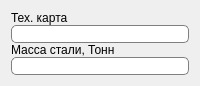
     <widget class="QWidget" name="WidgetTcW" native="true">
      <property name="sizePolicy">
       <sizepolicy hsizetype="Preferred" vsizetype="Fixed">
        <horstretch>0</horstretch>
        <verstretch>0</verstretch>
       </sizepolicy>
      </property>
      <property name="maximumSize">
       <size>
        <width>430</width>
        <height>84</height>
       </size>
      </property>
      <property name="styleSheet">
       <string notr="true"/>
      </property>
      <layout class="QGridLayout" name="gridLayout_2">
       <property name="horizontalSpacing">
        <number>6</number>
       </property>
       <property name="verticalSpacing">
        <number>0</number>
       </property>
       <item row="0" column="0">
        <layout class="QHBoxLayout" name="LayoutTcW">
         <property name="spacing">
          <number>0</number>
         </property>
         <item>
          <layout class="QVBoxLayout" name="LayoutInTcW">
           <property name="spacing">
            <number>0</number>
           </property>
           <item>
            <widget class="QLabel" name="LabelTechCard">
             <property name="maximumSize">
              <size>
               <width>16777215</width>
               <height>16777215</height>
              </size>
             </property>
             <property name="text">
              <string>Тех. карта</string>
             </property>
            </widget>
           </item>
           <item>
            <widget class="QLineEdit" name="InputTechCard">
             <property name="maximumSize">
              <size>
               <width>16777215</width>
               <height>16777215</height>
              </size>
             </property>
             <property name="styleSheet">
              <string notr="true">border: 1px solid gray;
border-radius: 5%</string>
             </property>
            </widget>
           </item>
           <item>
            <widget class="QLabel" name="LabelWeight">
             <property name="minimumSize">
              <size>
               <width>0</width>
               <height>0</height>
              </size>
             </property>
             <property name="maximumSize">
              <size>
               <width>16777215</width>
               <height>16777215</height>
              </size>
             </property>
             <property name="text">
              <string>Масса стали, Тонн</string>
             </property>
            </widget>
           </item>
           <item>
            <widget class="QLineEdit" name="InputWeight">
             <property name="minimumSize">
              <size>
               <width>0</width>
               <height>0</height>
              </size>
             </property>
             <property name="maximumSize">
              <size>
               <width>16777215</width>
               <height>16777215</height>
              </size>
             </property>
             <property name="styleSheet">
              <string notr="true">border: 1px solid gray;
border-radius: 5%</string>
             </property>
            </widget>
           </item>
          </layout>
         </item>
        </layout>
       </item>
      </layout>
     </widget>
